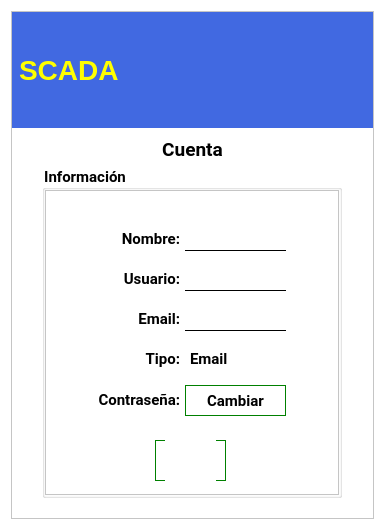
<?xml version="1.0" encoding="UTF-8"?>
<ui version="4.0">
 <class>CuentaModal</class>
 <widget class="QWidget" name="CuentaModal">
  <property name="windowModality">
   <enum>Qt::WindowModal</enum>
  </property>
  <property name="geometry">
   <rect>
    <x>0</x>
    <y>0</y>
    <width>385</width>
    <height>530</height>
   </rect>
  </property>
  <property name="sizePolicy">
   <sizepolicy hsizetype="Preferred" vsizetype="Maximum">
    <horstretch>0</horstretch>
    <verstretch>0</verstretch>
   </sizepolicy>
  </property>
  <property name="font">
   <font>
    <family>Noto Serif</family>
    <pointsize>11</pointsize>
    <weight>75</weight>
    <bold>true</bold>
   </font>
  </property>
  <property name="contextMenuPolicy">
   <enum>Qt::NoContextMenu</enum>
  </property>
  <property name="windowTitle">
   <string>Sistema SCADA</string>
  </property>
  <property name="windowIcon">
   <iconset>
    <normaloff>../../../../../../../../.designer/if_16_1751363.ico</normaloff>../../../../../../../../.designer/if_16_1751363.ico</iconset>
  </property>
  <property name="styleSheet">
   <string notr="true">background-color: rgb(255, 255, 255);</string>
  </property>
  <property name="inputMethodHints">
   <set>Qt::ImhSensitiveData</set>
  </property>
  <layout class="QVBoxLayout" name="verticalLayout">
   <item>
    <widget class="QFrame" name="MainFrame">
     <property name="minimumSize">
      <size>
       <width>0</width>
       <height>0</height>
      </size>
     </property>
     <property name="frameShape">
      <enum>QFrame::StyledPanel</enum>
     </property>
     <property name="frameShadow">
      <enum>QFrame::Raised</enum>
     </property>
     <layout class="QVBoxLayout" name="verticalLayout_2">
      <property name="spacing">
       <number>0</number>
      </property>
      <property name="leftMargin">
       <number>0</number>
      </property>
      <property name="topMargin">
       <number>0</number>
      </property>
      <property name="rightMargin">
       <number>0</number>
      </property>
      <property name="bottomMargin">
       <number>20</number>
      </property>
      <item>
       <widget class="QFrame" name="TitleFrame">
        <property name="maximumSize">
         <size>
          <width>16777215</width>
          <height>116</height>
         </size>
        </property>
        <property name="frameShape">
         <enum>QFrame::NoFrame</enum>
        </property>
        <property name="frameShadow">
         <enum>QFrame::Plain</enum>
        </property>
        <layout class="QGridLayout" name="gridLayout">
         <property name="leftMargin">
          <number>0</number>
         </property>
         <property name="topMargin">
          <number>0</number>
         </property>
         <property name="rightMargin">
          <number>0</number>
         </property>
         <property name="bottomMargin">
          <number>0</number>
         </property>
         <property name="spacing">
          <number>0</number>
         </property>
         <item row="0" column="1">
          <widget class="QLabel" name="lblSCADA">
           <property name="sizePolicy">
            <sizepolicy hsizetype="Minimum" vsizetype="Maximum">
             <horstretch>0</horstretch>
             <verstretch>0</verstretch>
            </sizepolicy>
           </property>
           <property name="minimumSize">
            <size>
             <width>150</width>
             <height>116</height>
            </size>
           </property>
           <property name="maximumSize">
            <size>
             <width>16777215</width>
             <height>116</height>
            </size>
           </property>
           <property name="font">
            <font>
             <pointsize>21</pointsize>
             <weight>75</weight>
             <bold>true</bold>
            </font>
           </property>
           <property name="autoFillBackground">
            <bool>false</bool>
           </property>
           <property name="styleSheet">
            <string notr="true">color: rgb(255, 255, 0);background-color: rgb(65, 105, 225);
margin:0px;</string>
           </property>
           <property name="text">
            <string>SCADA</string>
           </property>
          </widget>
         </item>
         <item row="0" column="2">
          <widget class="QFrame" name="ExitFrame">
           <property name="sizePolicy">
            <sizepolicy hsizetype="Maximum" vsizetype="Minimum">
             <horstretch>0</horstretch>
             <verstretch>0</verstretch>
            </sizepolicy>
           </property>
           <property name="minimumSize">
            <size>
             <width>0</width>
             <height>116</height>
            </size>
           </property>
           <property name="maximumSize">
            <size>
             <width>16777215</width>
             <height>116</height>
            </size>
           </property>
           <property name="styleSheet">
            <string notr="true">background-color: rgb(65, 105, 225);</string>
           </property>
           <property name="frameShape">
            <enum>QFrame::NoFrame</enum>
           </property>
           <property name="frameShadow">
            <enum>QFrame::Plain</enum>
           </property>
           <property name="lineWidth">
            <number>0</number>
           </property>
           <layout class="QGridLayout" name="gridLayout_4">
            <property name="leftMargin">
             <number>0</number>
            </property>
            <property name="topMargin">
             <number>0</number>
            </property>
            <property name="rightMargin">
             <number>0</number>
            </property>
            <property name="bottomMargin">
             <number>0</number>
            </property>
            <property name="spacing">
             <number>0</number>
            </property>
            <item row="0" column="0" rowspan="2">
             <widget class="QLabel" name="lblIIE">
              <property name="sizePolicy">
               <sizepolicy hsizetype="Maximum" vsizetype="Preferred">
                <horstretch>0</horstretch>
                <verstretch>0</verstretch>
               </sizepolicy>
              </property>
              <property name="maximumSize">
               <size>
                <width>16777215</width>
                <height>116</height>
               </size>
              </property>
              <property name="styleSheet">
               <string notr="true">background-color: rgb(65, 105, 225);
margin:0px;</string>
              </property>
              <property name="text">
               <string/>
              </property>
              <property name="pixmap">
               <pixmap resource="../../resources/resources.qrc">:/source/img/iiie.png</pixmap>
              </property>
              <property name="scaledContents">
               <bool>false</bool>
              </property>
              <property name="alignment">
               <set>Qt::AlignCenter</set>
              </property>
             </widget>
            </item>
            <item row="0" column="1">
             <widget class="QPushButton" name="btnExit">
              <property name="sizePolicy">
               <sizepolicy hsizetype="Maximum" vsizetype="Maximum">
                <horstretch>0</horstretch>
                <verstretch>0</verstretch>
               </sizepolicy>
              </property>
              <property name="maximumSize">
               <size>
                <width>32</width>
                <height>32</height>
               </size>
              </property>
              <property name="layoutDirection">
               <enum>Qt::RightToLeft</enum>
              </property>
              <property name="text">
               <string/>
              </property>
              <property name="icon">
               <iconset resource="../../resources/resources.qrc">
                <normaloff>:/source/img/Cancelar.png</normaloff>:/source/img/Cancelar.png</iconset>
              </property>
              <property name="iconSize">
               <size>
                <width>24</width>
                <height>24</height>
               </size>
              </property>
              <property name="flat">
               <bool>true</bool>
              </property>
             </widget>
            </item>
           </layout>
          </widget>
         </item>
         <item row="0" column="0">
          <widget class="QLabel" name="lblUDB">
           <property name="sizePolicy">
            <sizepolicy hsizetype="Maximum" vsizetype="Maximum">
             <horstretch>0</horstretch>
             <verstretch>0</verstretch>
            </sizepolicy>
           </property>
           <property name="minimumSize">
            <size>
             <width>0</width>
             <height>116</height>
            </size>
           </property>
           <property name="maximumSize">
            <size>
             <width>16777215</width>
             <height>116</height>
            </size>
           </property>
           <property name="styleSheet">
            <string notr="true">background-color: rgb(65, 105, 225);
margin:0px;</string>
           </property>
           <property name="frameShape">
            <enum>QFrame::NoFrame</enum>
           </property>
           <property name="text">
            <string/>
           </property>
           <property name="pixmap">
            <pixmap resource="../../resources/resources.qrc">:/source/img/logo.png</pixmap>
           </property>
           <property name="alignment">
            <set>Qt::AlignRight|Qt::AlignTrailing|Qt::AlignVCenter</set>
           </property>
          </widget>
         </item>
        </layout>
       </widget>
      </item>
      <item>
       <widget class="QLabel" name="lblTitle">
        <property name="sizePolicy">
         <sizepolicy hsizetype="Minimum" vsizetype="Maximum">
          <horstretch>0</horstretch>
          <verstretch>0</verstretch>
         </sizepolicy>
        </property>
        <property name="maximumSize">
         <size>
          <width>16777215</width>
          <height>38</height>
         </size>
        </property>
        <property name="font">
         <font>
          <family>Roboto</family>
          <pointsize>14</pointsize>
          <weight>75</weight>
          <bold>true</bold>
         </font>
        </property>
        <property name="styleSheet">
         <string notr="true">margin-top:5px;</string>
        </property>
        <property name="text">
         <string>Cuenta</string>
        </property>
        <property name="alignment">
         <set>Qt::AlignCenter</set>
        </property>
       </widget>
      </item>
      <item alignment="Qt::AlignHCenter">
       <widget class="QGroupBox" name="ContentBox">
        <property name="sizePolicy">
         <sizepolicy hsizetype="Preferred" vsizetype="Minimum">
          <horstretch>0</horstretch>
          <verstretch>0</verstretch>
         </sizepolicy>
        </property>
        <property name="minimumSize">
         <size>
          <width>300</width>
          <height>0</height>
         </size>
        </property>
        <property name="maximumSize">
         <size>
          <width>350</width>
          <height>16777215</height>
         </size>
        </property>
        <property name="font">
         <font>
          <family>Roboto</family>
          <pointsize>11</pointsize>
          <weight>75</weight>
          <bold>true</bold>
         </font>
        </property>
        <property name="styleSheet">
         <string notr="true">background-color: rgb(255, 255, 255);</string>
        </property>
        <property name="title">
         <string>Información</string>
        </property>
        <property name="alignment">
         <set>Qt::AlignBottom|Qt::AlignLeading|Qt::AlignLeft</set>
        </property>
        <property name="flat">
         <bool>true</bool>
        </property>
        <layout class="QVBoxLayout" name="ContentLayout">
         <property name="spacing">
          <number>0</number>
         </property>
         <property name="leftMargin">
          <number>0</number>
         </property>
         <property name="topMargin">
          <number>0</number>
         </property>
         <property name="rightMargin">
          <number>0</number>
         </property>
         <property name="bottomMargin">
          <number>0</number>
         </property>
         <item>
          <widget class="QFrame" name="ContentFrame">
           <property name="frameShape">
            <enum>QFrame::StyledPanel</enum>
           </property>
           <property name="frameShadow">
            <enum>QFrame::Raised</enum>
           </property>
           <widget class="QLabel" name="lblNombre">
            <property name="geometry">
             <rect>
              <x>60</x>
              <y>40</y>
              <width>75</width>
              <height>17</height>
             </rect>
            </property>
            <property name="font">
             <font>
              <family>Roboto</family>
              <pointsize>11</pointsize>
              <weight>75</weight>
              <bold>true</bold>
             </font>
            </property>
            <property name="text">
             <string>Nombre:</string>
            </property>
            <property name="alignment">
             <set>Qt::AlignRight|Qt::AlignTrailing|Qt::AlignVCenter</set>
            </property>
           </widget>
           <widget class="QLabel" name="lblTipo">
            <property name="geometry">
             <rect>
              <x>60</x>
              <y>160</y>
              <width>75</width>
              <height>17</height>
             </rect>
            </property>
            <property name="font">
             <font>
              <family>Roboto</family>
              <pointsize>11</pointsize>
              <weight>75</weight>
              <bold>true</bold>
             </font>
            </property>
            <property name="text">
             <string>Tipo:</string>
            </property>
            <property name="alignment">
             <set>Qt::AlignRight|Qt::AlignTrailing|Qt::AlignVCenter</set>
            </property>
           </widget>
           <widget class="QPushButton" name="btnAceptar_2">
            <property name="geometry">
             <rect>
              <x>110</x>
              <y>250</y>
              <width>71</width>
              <height>41</height>
             </rect>
            </property>
            <property name="font">
             <font>
              <family>Roboto</family>
              <pointsize>11</pointsize>
              <weight>75</weight>
              <bold>true</bold>
             </font>
            </property>
            <property name="styleSheet">
             <string notr="true">border:1px solid green;</string>
            </property>
            <property name="text">
             <string>OK</string>
            </property>
            <property name="icon">
             <iconset resource="../../resources/resources.qrc">
              <normaloff>:/source/img/OK.png</normaloff>:/source/img/OK.png</iconset>
            </property>
            <property name="iconSize">
             <size>
              <width>24</width>
              <height>24</height>
             </size>
            </property>
            <property name="shortcut">
             <string notr="true"/>
            </property>
            <property name="checkable">
             <bool>false</bool>
            </property>
            <property name="flat">
             <bool>true</bool>
            </property>
           </widget>
           <widget class="QLabel" name="lblEmail">
            <property name="geometry">
             <rect>
              <x>60</x>
              <y>120</y>
              <width>75</width>
              <height>17</height>
             </rect>
            </property>
            <property name="font">
             <font>
              <family>Roboto</family>
              <pointsize>11</pointsize>
              <weight>75</weight>
              <bold>true</bold>
             </font>
            </property>
            <property name="text">
             <string>Email:</string>
            </property>
            <property name="alignment">
             <set>Qt::AlignRight|Qt::AlignTrailing|Qt::AlignVCenter</set>
            </property>
           </widget>
           <widget class="QLabel" name="lblUsuario">
            <property name="geometry">
             <rect>
              <x>60</x>
              <y>80</y>
              <width>75</width>
              <height>17</height>
             </rect>
            </property>
            <property name="font">
             <font>
              <family>Roboto</family>
              <pointsize>11</pointsize>
              <weight>75</weight>
              <bold>true</bold>
             </font>
            </property>
            <property name="frameShape">
             <enum>QFrame::NoFrame</enum>
            </property>
            <property name="text">
             <string>Usuario:</string>
            </property>
            <property name="alignment">
             <set>Qt::AlignRight|Qt::AlignTrailing|Qt::AlignVCenter</set>
            </property>
           </widget>
           <widget class="QLabel" name="lblTipo_2">
            <property name="geometry">
             <rect>
              <x>54</x>
              <y>200</y>
              <width>81</width>
              <height>20</height>
             </rect>
            </property>
            <property name="font">
             <font>
              <family>Roboto</family>
              <pointsize>11</pointsize>
              <weight>75</weight>
              <bold>true</bold>
             </font>
            </property>
            <property name="text">
             <string>Contraseña:</string>
            </property>
            <property name="alignment">
             <set>Qt::AlignRight|Qt::AlignTrailing|Qt::AlignVCenter</set>
            </property>
           </widget>
           <widget class="QLabel" name="label_4">
            <property name="geometry">
             <rect>
              <x>145</x>
              <y>160</y>
              <width>54</width>
              <height>17</height>
             </rect>
            </property>
            <property name="font">
             <font>
              <family>Roboto</family>
              <pointsize>11</pointsize>
              <weight>75</weight>
              <bold>true</bold>
             </font>
            </property>
            <property name="text">
             <string>Email</string>
            </property>
           </widget>
           <widget class="QPushButton" name="btnAceptar_3">
            <property name="geometry">
             <rect>
              <x>140</x>
              <y>195</y>
              <width>101</width>
              <height>31</height>
             </rect>
            </property>
            <property name="font">
             <font>
              <family>Roboto</family>
              <pointsize>11</pointsize>
              <weight>75</weight>
              <bold>true</bold>
             </font>
            </property>
            <property name="styleSheet">
             <string notr="true">border:1px solid green;</string>
            </property>
            <property name="text">
             <string>Cambiar</string>
            </property>
            <property name="icon">
             <iconset resource="../../resources/resources.qrc">
              <normaloff>:/source/img/changepass.png</normaloff>:/source/img/changepass.png</iconset>
            </property>
            <property name="iconSize">
             <size>
              <width>24</width>
              <height>24</height>
             </size>
            </property>
            <property name="shortcut">
             <string notr="true"/>
            </property>
            <property name="checkable">
             <bool>false</bool>
            </property>
            <property name="flat">
             <bool>true</bool>
            </property>
           </widget>
           <widget class="QLineEdit" name="txtNombre">
            <property name="geometry">
             <rect>
              <x>140</x>
              <y>40</y>
              <width>101</width>
              <height>21</height>
             </rect>
            </property>
            <property name="styleSheet">
             <string notr="true">border-bottom:1px solid black;border-top:none;</string>
            </property>
           </widget>
           <widget class="QLineEdit" name="txtUsuario">
            <property name="geometry">
             <rect>
              <x>140</x>
              <y>80</y>
              <width>101</width>
              <height>21</height>
             </rect>
            </property>
            <property name="styleSheet">
             <string notr="true">border-bottom:1px solid black;border-top:none;</string>
            </property>
           </widget>
           <widget class="QLabel" name="Status">
            <property name="geometry">
             <rect>
              <x>120</x>
              <y>245</y>
              <width>51</width>
              <height>51</height>
             </rect>
            </property>
            <property name="maximumSize">
             <size>
              <width>64</width>
              <height>64</height>
             </size>
            </property>
            <property name="text">
             <string/>
            </property>
            <property name="pixmap">
             <pixmap resource="../../resources/resources.qrc">:/source/img/Cargando.gif</pixmap>
            </property>
            <property name="scaledContents">
             <bool>true</bool>
            </property>
           </widget>
           <widget class="QLineEdit" name="txtEmail">
            <property name="geometry">
             <rect>
              <x>140</x>
              <y>120</y>
              <width>101</width>
              <height>21</height>
             </rect>
            </property>
            <property name="styleSheet">
             <string notr="true">border-bottom:1px solid black;border-top:none;</string>
            </property>
           </widget>
          </widget>
         </item>
        </layout>
       </widget>
      </item>
     </layout>
    </widget>
   </item>
  </layout>
 </widget>
 <resources>
  <include location="../../resources/resources.qrc"/>
  <include location="../../resources/resources.qrc"/>
  <include location="../../resources/resources.qrc"/>
  <include location="../../resources/resources.qrc"/>
 </resources>
 <connections/>
</ui>
